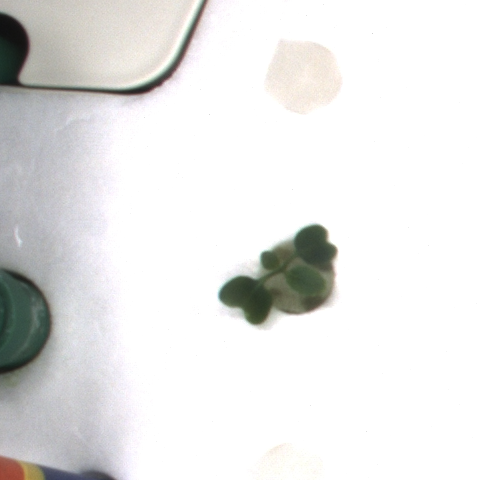
#> input picture raw_data/rgb_00_00_002_01.png, 480 x 480 px, given in place of rgb_00_00_000_00.png, which was not available
$ python separate.py
#> lines starting #> are read from the running program, lines starting #| are printed output that depends on the picture; pictures that were not available may be replaced by others from this repository, and a replacement may not be noted
### utils/my_image.py
import cv2
import numpy as np


class MyImage:
    __low_green = np.array([32, 40, 35])
    __high_green = np.array([90, 255, 255])

    def __init__(self, file_name):
        self.file_name = file_name

        path = './raw_data/' + str(file_name) + '.png'

        # import img
        try:
            self.img = cv2.imread(path)
            self.img_w = self.img.shape[0]
            self.img_h = self.img.shape[1]
        except:
            print path

        # create hsv
        self.hsv = cv2.cvtColor(self.img, cv2.COLOR_BGR2HSV)

    def get_final_img(self):
        # apply contour mask
        final = cv2.bitwise_and(self.img, self.img, mask=self.get_biggest_contour_mask())

        return final

    # [5 lines left out: function get_img_with_green_mask, not called in this run]

    # GREEN

    def get_green_mask(self):
        # create green mask
        green_mask = cv2.inRange(self.hsv, self.__low_green, self.__high_green)

        return green_mask

    # [5 lines left out: function get_inverted_green_mask, not called in this run]

    # CONTOURS

    def get_contours(self):
        conts, hierarchy = cv2.findContours(self.get_green_mask(), cv2.RETR_LIST, cv2.CHAIN_APPROX_SIMPLE)

        return conts

    def get_proper_contours(self):
        proper_conts = []

        for cont in self.get_contours():
            x, y, w, h = cv2.boundingRect(cont)

            if x < 5 or (x + w) > self.img_w:
                continue

            if y < 5 or (y + h) > self.img_h:
                continue

            proper_conts.append(cont)

        return proper_conts

    def get_biggest_proper_contour(self):
        proper_conts = self.get_proper_contours()
        biggest_area = 0
        biggest_contour = proper_conts[0]

        for cont in self.get_contours():
            x, y, w, h = cv2.boundingRect(cont)
            area = w * h

            if area > biggest_area:
                biggest_area = area
                biggest_contour = cont

        return biggest_contour

    def get_biggest_contour_mask(self):
        mask = np.zeros(self.img.shape[:2], np.uint8)

        cv2.drawContours(mask, [self.get_biggest_proper_contour()], -1, (255, 255, 255), -1)

        return mask

### separate.py
import cv2

from utils.my_image import MyImage


for a in range(0, 3):
    for b in range(0, 5):
        for c in range(0, 10):
            for d in range(0, 6):
                file_name = 'rgb_0' + str(a) + '_0' + str(b) + '_00' + str(c) + '_0' + str(d)
                img = MyImage(file_name)
                cv2.imwrite('./separated/' + img.file_name + '.png', img.get_final_img())
                cv2.imwrite('./masks/' + img.file_name + '.png', img.get_biggest_contour_mask())
#> (the run stopped early here; a loop or call above may not have finished)

$ run again, on raw_data/rgb_00_00_008_01.png
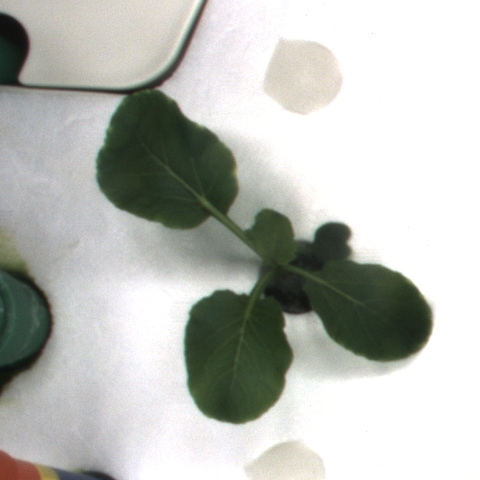
#> input picture raw_data/rgb_00_00_008_01.png, 480 x 480 px, given in place of rgb_00_00_000_00.png, which was not available

$ run again, on raw_data/rgb_00_00_009_01.png
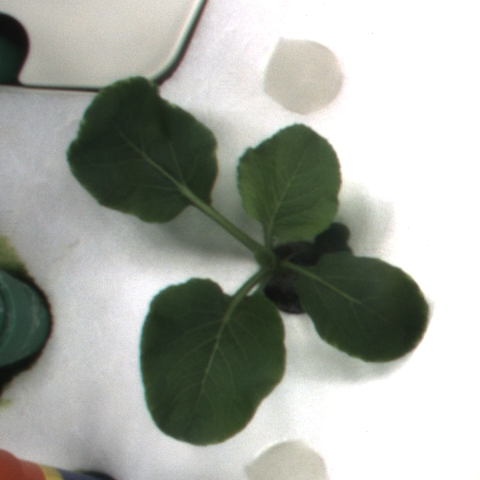
#> input picture raw_data/rgb_00_00_009_01.png, 480 x 480 px, given in place of rgb_00_00_000_00.png, which was not available

$ run again, on raw_data/rgb_00_01_001_03.png
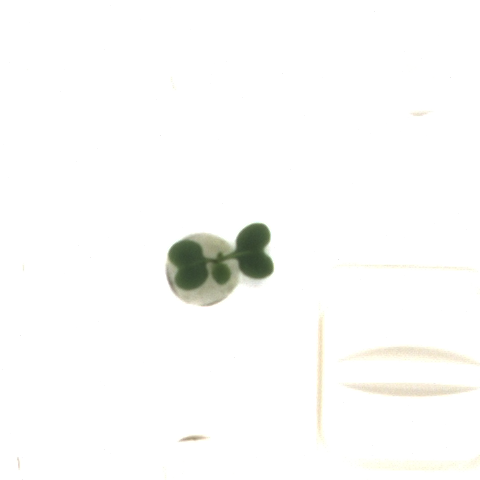
#> input picture raw_data/rgb_00_01_001_03.png, 480 x 480 px, given in place of rgb_00_00_000_00.png, which was not available
